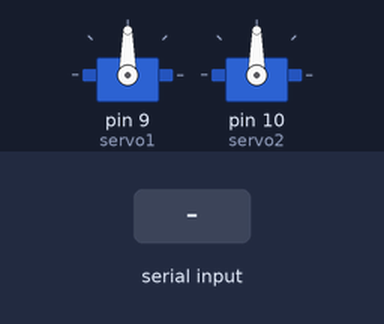
Bench run of a sketch on a simulated Arduino Uno, built with avr-gcc and run on an emulated ATmega328P. Parts: 2 × servo. Inputs (shaded band) come from the test bench.

Above: at 1.2 s.
1.3 s: "90|45\n" received over Serial
At 2.1 s:
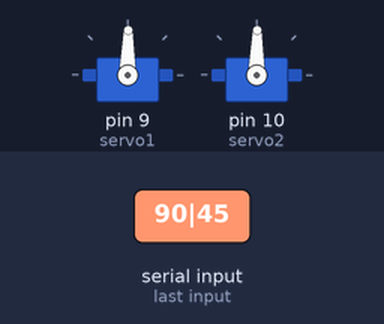
2.8 s: "|\n" received over Serial
At 4.2 s:
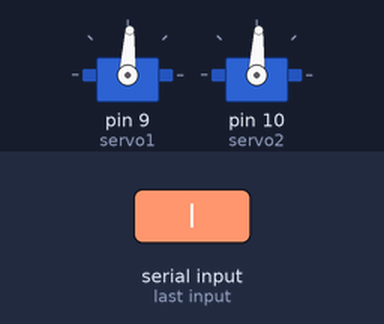
Timing chart, 0 to 5.8 s (numbered marks = the images above; inputs shaded):
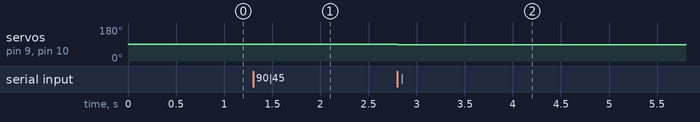

The sketch:

ArduinoCode.ino
```cpp
#include<Servo.h>

Servo servo1;
Servo servo2;

int pos1 = 90;
int pos2 = 90;
String s1, s2, s1b = "", s2b = "";
char s;
bool flag, newData = false;
const double kh = (tan(29 * M_PI / 180) / 480);
const double kw = (tan(29 * M_PI / 180) / 640);
int b, h, locationW, locationH;
double betaW, betaH;

int intw = 0;
int derw = 0;
float kpw = 0.1;
float kiw = 0;
float kdw = 0;
float errw = 0;

int inth = 0;
int derh = 0;
float kph = 0.1;
float kih = 0;
float kdh = 0;
float errh = 0;

void setup()
{
  servo1.attach(9);
  servo2.attach(10);
  Serial.begin(9600);
}

void loop()
{
  while (Serial.available() > 0)
  {
    s1 = "";
    s2 = "";
    flag = false;
    while(true)
    {
      s = Serial.read();
      if(s == '|')
        flag = true;
      else if(s == '\n')
        break;
      else if(flag == false && isAlphaNumeric(s))
        s1 = s1 + s;
      else if(flag == true && isAlphaNumeric(s))
        s2 = s2 + s;
    }
    if(s1 != s1b || s2 != s2b)
      newData = true;
    if(newData == true)
    {
      s1b = s1; s2b = s2;
      newData = false;
      locationW = s1.toInt(); locationH = s2.toInt();
      if(locationH == 700 and locationW == 700)
      {
        servo1.write(90);
        servo2.write(90);
        continue;
      }
      b = abs(locationW - 320); h = abs(locationH - 240);
      betaW = atan(b * kw) * 180 / M_PI; betaH = atan(h * kh) * 180/ M_PI;

      intw = intw + betaW; derw = betaW - errw;
      errw = betaW;
      betaW = (kpw * betaW) + (kiw * intw) + (kdw * derw);

      inth = inth + betaH; derh = betaH - errh;
      errh = betaH;
      betaH = (kph * betaH) + (kih * inth) + (kdh * derh);

      if(locationW < 320)
        pos1 = round(pos1 + (betaW  * -1));
      else
        pos1 = round(pos1 + betaW);
      if(locationH < 240)
        pos2 = round(pos2 + (betaH * -1));
      else
        pos2 = round(pos2 + betaH);

      /*Serial.print(betaW * 100);
      Serial.print("\t");
      Serial.println(betaH * 100);*/

      if(pos1 < 0)
        pos1 = 0;
      else if(pos1 > 180)
        pos1 = 180;

      if(pos2 < 0)
        pos2 = 0;
      else if(pos2 > 180)
        pos2 = 180;
      servo1.write(pos1);
      servo2.write(pos2);
      /*Serial.print(pos1);
      Serial.print("\t");
      Serial.println(pos2);*/
    }
  }
}
```

Measured:
- after the input at 1.3 s, servo on pin 9 (servo1), servo on pin 10 (servo2): 90° → 89° at once
- after the input at 2.8 s, servo on pin 9 (servo1), servo on pin 10 (servo2): 89° → 87° at once
